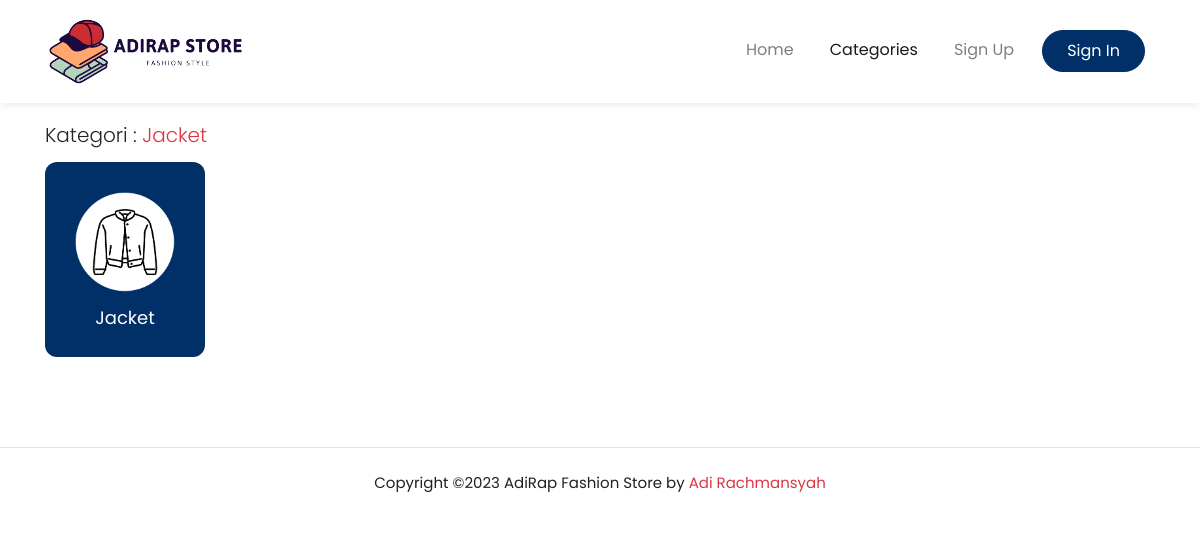
/categories.php?detail=1, run on the app's committed database.
### tables this page shows
CREATE TABLE `categories` (
  `id` bigint(20) UNSIGNED NOT NULL,
  `category_name` varchar(255) DEFAULT NULL,
  `category_image` varchar(255) DEFAULT NULL,
  `created_at` timestamp NULL DEFAULT NULL,
  `updated_at` timestamp NULL DEFAULT NULL
);

### categories.php (the view, shortened to what this page needs)
<?php
    include "connect.php";
    if (isset($_GET['detail'])) {
        $category_id = $_GET['detail'];
        $queryShow = "SELECT * FROM categories WHERE id = '$category_id';";
        $sqlShow = mysqli_query($conn, $queryShow);
        $resultShow = mysqli_fetch_assoc($sqlShow);
        $category_name = $resultShow['category_name'];
        $category_image = $resultShow['category_image'];
    }
?>
<!DOCTYPE html>
<html lang="en">
	<head>
		<link href="https://unpkg.com/aos@2.3.1/dist/aos.css" rel="stylesheet" />
		<link href="scripts/css/style.css" rel="stylesheet" />
	</head>
	<body>
		<nav
			class="navbar navbar-expand-lg navbar-light navbar-store fixed-top navbar-fixed-top"
			data-aos="fade-down"
		>
			<div class="container d-flex justify-content-between">
				<a class="navbar-brand" href="./index.php">
					<img
						class="img-brand"
						src="./assets/images/logo/logo.png"
						alt="logo adirap store - fashion store"
					/>
				</a>
				<div class="collapse navbar-collapse" id="navbarResponsive">
					<ul class="navbar-nav ml-auto">
						<li class="nav-item">
							<a class="nav-link" href="./index.php">Home </a>
						</li>
						<li class="nav-item active">
							<a class="nav-link" href="./categories.php">Categories</a>
						</li>
						<li class="nav-item">
							<a class="nav-link" href="./register.php">Sign Up</a>
						</li>
						<li class="nav-item">
							<a
								class="btn btn-primary btn-rounded--pill nav-link px-4 text-white"
								href="./login.php"
								>Sign In</a
							>
						</li>
					</ul>
				</div>
			</div>
		</nav>
		<div class="page-content page-categories">
			<section class="store-trend-categories">
				<div class="container">
					<div class="row">
						<div class="col-12" data-aos="fade-up">
							<h5>Kategori : <span class="text-danger"><?php echo "$category_name"; ?></span></h5>
						</div>
					</div>
					<div class="row">
						<div
							class="col-6 col-md-3 col-lg-2"
							data-aos="fade-up"
							data-aos-delay="100"
						>
							<div class="component-categories d-block">
								<div class="categories-image">
									<img
										src="./assets/images/categories/<?php echo "$category_image"; ?>"
										alt="icon shirt - adirap fashion store - shirt categories"
										class="w-100"
									/>
								</div>
								<p class="categories-text">
                                    <?php echo "$category_name"; ?>
                                </p>
							</div>
						</div>
					</div>
				</div>
			</section>
		</div>
		<footer>
			<div class="container">
				<div class="row">
					<div class="col-12 text-center">
						<p class="fw-light mb-0 py-4">
							Copyright &copy;2023 AdiRap Fashion Store by
							<a href="https://adirap.com" class="text-danger"
								>Adi Rachmansyah</a
							>
						</p>
					</div>
				</div>
			</div>
		</footer>
	</body>
</html>

### data on the page
categories: category_name "Jacket", category_image (picture)
